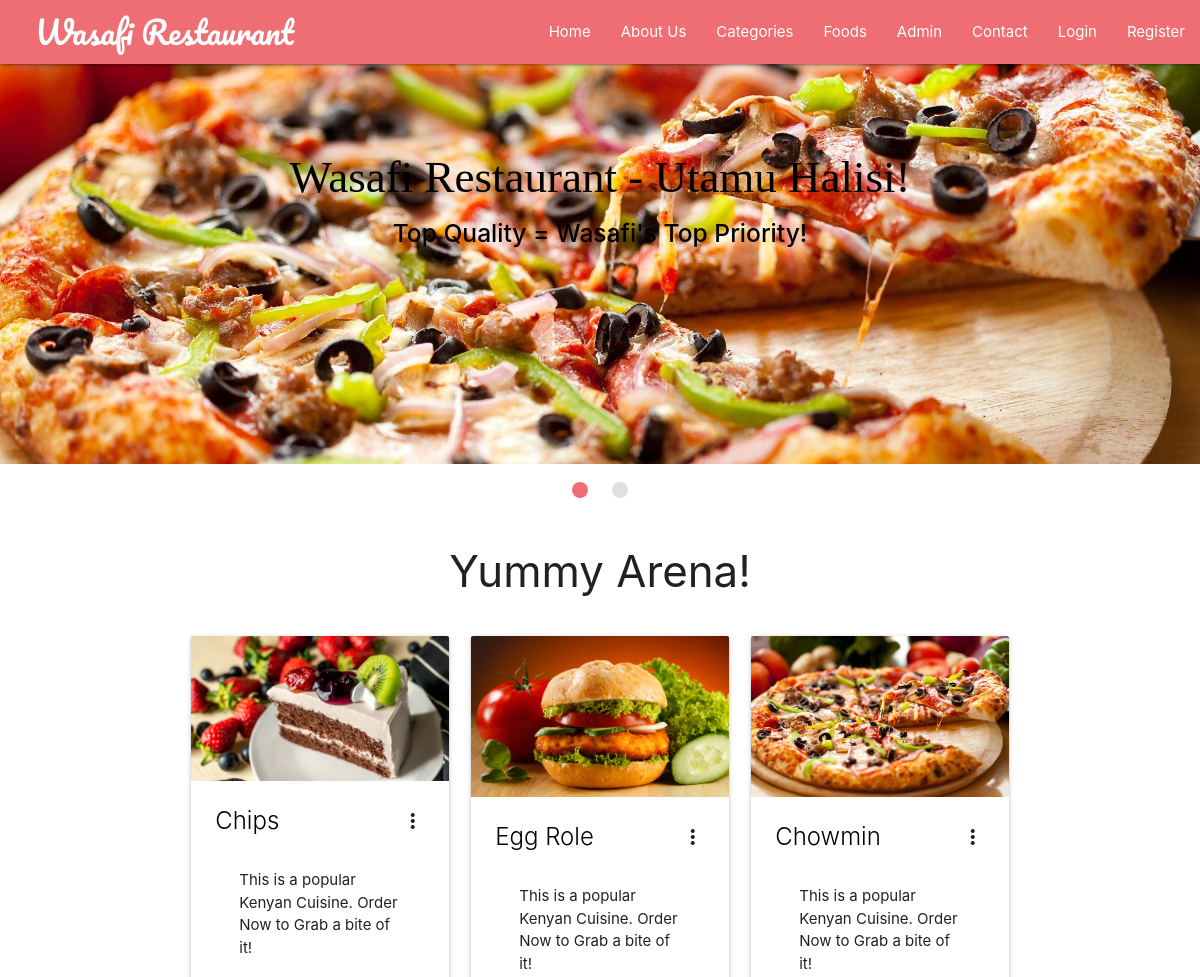
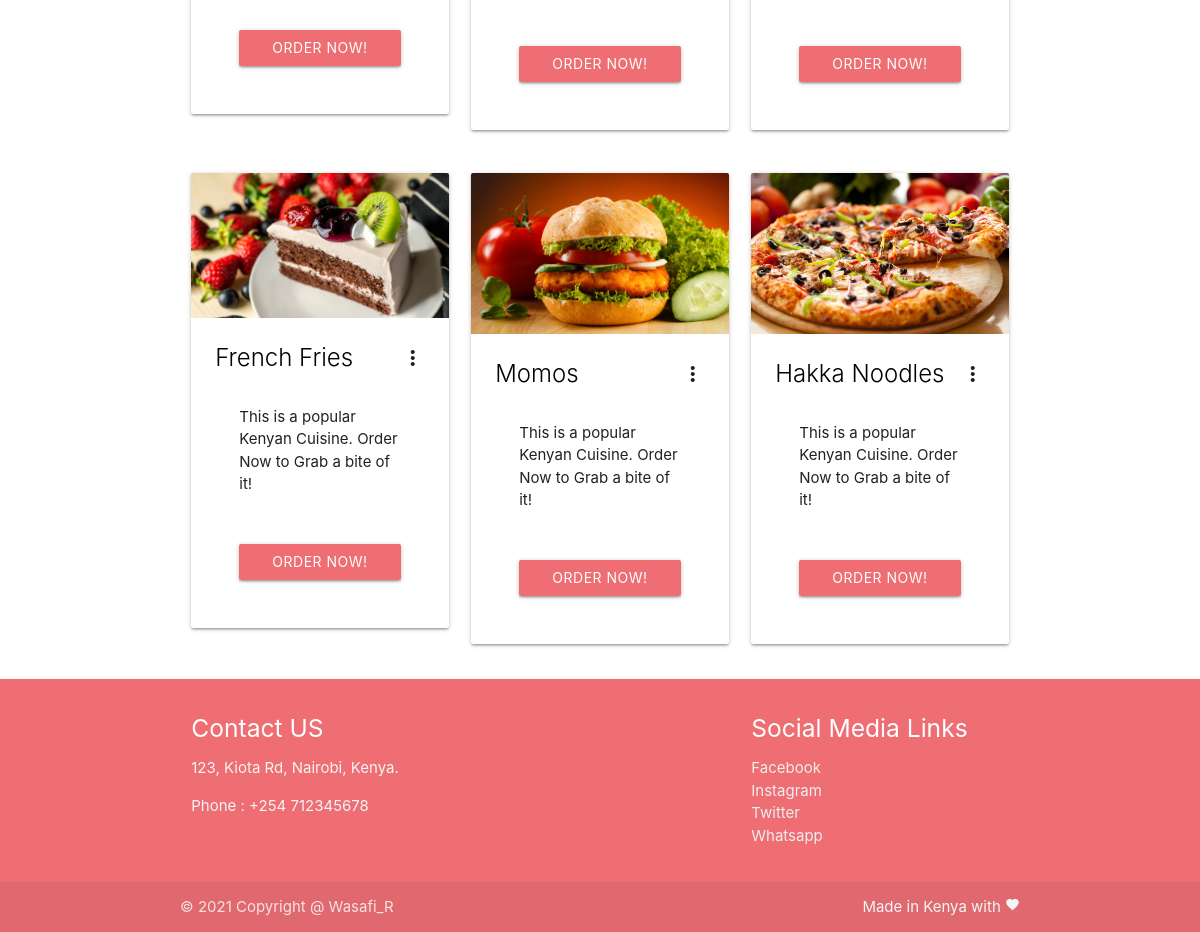
Screenshot of /foods.php with the database file from the repository (2 pictures, top to bottom).
### tables this page shows
CREATE TABLE `food` (
  `id` int(11) NOT NULL,
  `cat_id` int(10) NOT NULL,
  `fname` varchar(50) NOT NULL,
  `description` varchar(250) NOT NULL
);

### chunks/foods.php (the view, shortened to what this page needs)
<?php
require('backends/connection-pdo.php');
if (isset($_REQUEST['id'])) {
	$sql = 'SELECT * FROM food WHERE cat_id = "'.$_REQUEST['id'].'"';
} else {
	$sql = 'SELECT * FROM food';
}
$query  = $pdoconn->prepare($sql);
$query->execute();
$arr_all = $query->fetchAll(PDO::FETCH_ASSOC);
?>
<section class="fcategories">
	<div class="container">
		<div class="section white center">
			<h3 class="header">Yummy Arena!</h3>
		</div>
		<?php if (count($arr_all) == 0) {
	echo '<div class="section gray center" style="border: 1px solid black; border-radius: 5px;">
			<p class="header">Sorry No Categories to Display!</p>
		</div>';
} else {  ?>
<?php for ($i=1; $i <= count($arr_all); ) { ?>
		<div class="row">
			<?php for ($j=1; $j <= 3; $j++) { ?>
			<div class="col s12 m4">
				<div class="card">
				    <div class="card-image waves-effect waves-block waves-light">
				      <img class="activator" src="images/banner<?php echo $j; ?>.jpg">
				    </div>
				    <div class="card-content">
				      <span class="card-title activator grey-text text-darken-4"><a class="black-text" href=""><?php echo $arr_all[$i+$j-2]['fname']; ?></a><i class="material-icons right">more_vert</i></span>
				      <div class="card-content">
			          <p>This is a popular Kenyan Cuisine. Order Now to Grab a bite of it!</p>
			        </div>
			        <div class="card-content center">
			          <a href="backends/order-food.php?id=<?php echo $arr_all[$i+$j-2]['id']; ?>" style="background: #ee6e73;" class="btn waves-effect waves-block waves-light" href="">Order Now!</a>
			        </div>
				    </div>
				  </div>
			</div>
			<?php } ?>
			<?php $i = $i + 3; ?>
		</div>
		<?php
				}
			}
		?>
	</div>
</section>

### rows the page displays
food: fname "Chips"
food: fname "Egg Role"
food: fname "Chowmin"
food: fname "French Fries"
food: fname "Momos"
food: fname "Hakka Noodles"
